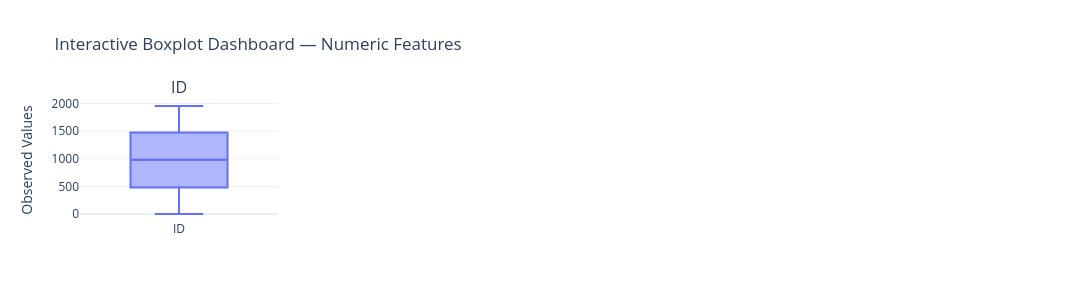

The notebook cell this image was saved under:
### Markdown cell above
### Outlier Detection

### Code cell
if len(numeric_columns) > 0:
    # create boxplots

    # Select numeric columns
    numeric_columns = df.select_dtypes(
        include=np.number
    ).columns

    # Dashboard layout
    n_cols = 4
    n_rows = math.ceil(len(numeric_columns) / n_cols)

    # Create subplot figure
    fig = make_subplots(
        rows=n_rows,
        cols=n_cols,
        subplot_titles=numeric_columns
    )

    # Add boxplots
    for i, col in enumerate(numeric_columns):
        row = (i // n_cols) + 1
        col_pos = (i % n_cols) + 1

        fig.add_trace(
            go.Box(
                y=df[col],
                name=col,
                boxmean=True
            ),
            row=row,
            col=col_pos
        )

    # Update layout
    fig.update_layout(
        title="Interactive Boxplot Dashboard — Numeric Features",
        height=300 * n_rows,
        width=1400,
        showlegend=False,
        template="plotly_white"
    )

    # Add axis labels
    fig.update_yaxes(title_text="Observed Values")

    # Show dashboard
    fig.show()

else:
    print("No numeric variables available for outlier analysis.")

### Figure 1 — Plotly figure (JSON) as saved in the notebook; plotly's stock layout.template omitted (floating-point values rounded to 4 significant figures; data arrays with more than 128 entries replaced by an {"elided": "..."} marker saying what was removed)
{"data": [{"boxmean": true, "name": "ID", "type": "box", "xaxis": "x", "y": {"elided": "2010 int values"}, "yaxis": "y"}], "layout": {"annotations": [{"font": {"size": 16}, "showarrow": false, "text": "ID", "x": 0.1062, "xanchor": "center", "xref": "paper", "y": 1, "yanchor": "bottom", "yref": "paper"}], "height": 300, "showlegend": false, "title": {"text": "Interactive Boxplot Dashboard — Numeric Features"}, "width": 1400, "xaxis": {"anchor": "y", "domain": [0, 0.2125]}, "xaxis2": {"anchor": "y2", "domain": [0.2625, 0.475]}, "xaxis3": {"anchor": "y3", "domain": [0.525, 0.7375]}, "xaxis4": {"anchor": "y4", "domain": [0.7875, 1]}, "yaxis": {"anchor": "x", "domain": [0, 1], "title": {"text": "Observed Values"}}, "yaxis2": {"anchor": "x2", "domain": [0, 1], "title": {"text": "Observed Values"}}, "yaxis3": {"anchor": "x3", "domain": [0, 1], "title": {"text": "Observed Values"}}, "yaxis4": {"anchor": "x4", "domain": [0, 1], "title": {"text": "Observed Values"}}}}
